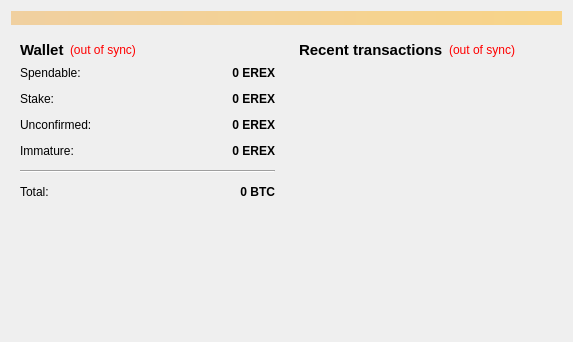
<?xml version="1.0" encoding="UTF-8"?>
<ui version="4.0">
 <class>OverviewPage</class>
 <widget class="QWidget" name="OverviewPage">
  <property name="geometry">
   <rect>
    <x>0</x>
    <y>0</y>
    <width>573</width>
    <height>342</height>
   </rect>
  </property>
  <property name="windowTitle">
   <string>Form</string>
  </property>
  <layout class="QVBoxLayout" name="topLayout">
   <item>
    <widget class="QLabel" name="labelAlerts">
     <property name="visible">
      <bool>false</bool>
     </property>
     <property name="styleSheet">
      <string notr="true">background-color: qlineargradient(x1: 0, y1: 0, x2: 1, y2: 0, stop:0 #F0D0A0, stop:1 #F8D488);  color:#000000
</string>
     </property>
     <property name="wordWrap">
      <bool>true</bool>
     </property>
     <property name="margin">
      <number>3</number>
     </property>
    </widget>
   </item>
   <item>
    <layout class="QHBoxLayout" name="horizontalLayout" stretch="1,1">
     <item>
      <layout class="QVBoxLayout" name="verticalLayout_2">
       <item>
        <widget class="QWidget" name="widget" native="true">
         <layout class="QVBoxLayout" name="verticalLayout_4">
          <item>
           <layout class="QHBoxLayout" name="horizontalLayout_4">
            <item>
             <widget class="QLabel" name="label_5">
              <property name="font">
               <font>
                <pointsize>11</pointsize>
                <weight>75</weight>
                <bold>true</bold>
               </font>
              </property>
              <property name="text">
               <string>Wallet</string>
              </property>
             </widget>
            </item>
            <item>
             <widget class="QLabel" name="labelWalletStatus">
              <property name="toolTip">
               <string>The displayed information may be out of date. Your wallet automatically synchronizes with the Erexcoin network after a connection is established, but this process has not completed yet.</string>
              </property>
              <property name="styleSheet">
               <string notr="true">QLabel { color: red; }</string>
              </property>
              <property name="text">
               <string notr="true">(out of sync)</string>
              </property>
              <property name="alignment">
               <set>Qt::AlignLeading|Qt::AlignLeft|Qt::AlignVCenter</set>
              </property>
             </widget>
            </item>
            <item>
             <spacer name="horizontalSpacer_2">
              <property name="orientation">
               <enum>Qt::Horizontal</enum>
              </property>
              <property name="sizeHint" stdset="0">
               <size>
                <width>40</width>
                <height>20</height>
               </size>
              </property>
             </spacer>
            </item>
           </layout>
          </item>
          <item>
           <layout class="QFormLayout" name="formLayout_2">
            <property name="fieldGrowthPolicy">
             <enum>QFormLayout::AllNonFixedFieldsGrow</enum>
            </property>
            <property name="horizontalSpacing">
             <number>12</number>
            </property>
            <property name="verticalSpacing">
             <number>12</number>
            </property>
            <item row="0" column="0">
             <widget class="QLabel" name="label">
              <property name="text">
               <string>Spendable:</string>
              </property>
             </widget>
            </item>
            <item row="0" column="1">
             <widget class="QLabel" name="labelBalance">
              <property name="font">
               <font>
                <weight>75</weight>
                <bold>true</bold>
               </font>
              </property>
              <property name="cursor">
               <cursorShape>IBeamCursor</cursorShape>
              </property>
              <property name="toolTip">
               <string>Your current spendable balance</string>
              </property>
              <property name="text">
               <string notr="true">0 EREX</string>
              </property>
              <property name="alignment">
               <set>Qt::AlignRight|Qt::AlignTrailing|Qt::AlignVCenter</set>
              </property>
              <property name="textInteractionFlags">
               <set>Qt::LinksAccessibleByMouse|Qt::TextSelectableByKeyboard|Qt::TextSelectableByMouse</set>
              </property>
             </widget>
            </item>
            <item row="1" column="0">
             <widget class="QLabel" name="label_6">
              <property name="text">
               <string>Stake:</string>
              </property>
             </widget>
            </item>
            <item row="1" column="1">
             <widget class="QLabel" name="labelStake">
              <property name="font">
               <font>
                <weight>75</weight>
                <bold>true</bold>
               </font>
              </property>
              <property name="cursor">
               <cursorShape>IBeamCursor</cursorShape>
              </property>
              <property name="toolTip">
               <string>Total of coins that was staked, and do not yet count toward the current balance</string>
              </property>
              <property name="text">
               <string notr="true">0 EREX</string>
              </property>
              <property name="alignment">
               <set>Qt::AlignRight|Qt::AlignTrailing|Qt::AlignVCenter</set>
              </property>
              <property name="textInteractionFlags">
               <set>Qt::LinksAccessibleByMouse|Qt::TextSelectableByKeyboard|Qt::TextSelectableByMouse</set>
              </property>
             </widget>
            </item>
            <item row="2" column="0">
             <widget class="QLabel" name="label_3">
              <property name="text">
               <string>Unconfirmed:</string>
              </property>
             </widget>
            </item>
            <item row="2" column="1">
             <widget class="QLabel" name="labelUnconfirmed">
              <property name="font">
               <font>
                <weight>75</weight>
                <bold>true</bold>
               </font>
              </property>
              <property name="cursor">
               <cursorShape>IBeamCursor</cursorShape>
              </property>
              <property name="toolTip">
               <string>Total of transactions that have yet to be confirmed, and do not yet count toward the current balance</string>
              </property>
              <property name="text">
               <string notr="true">0 EREX</string>
              </property>
              <property name="alignment">
               <set>Qt::AlignRight|Qt::AlignTrailing|Qt::AlignVCenter</set>
              </property>
              <property name="textInteractionFlags">
               <set>Qt::LinksAccessibleByMouse|Qt::TextSelectableByKeyboard|Qt::TextSelectableByMouse</set>
              </property>
             </widget>
            </item>
            <item row="3" column="0">
             <widget class="QLabel" name="labelImmatureText">
              <property name="text">
               <string>Immature:</string>
              </property>
             </widget>
            </item>
            <item row="3" column="1">
             <widget class="QLabel" name="labelImmature">
              <property name="font">
               <font>
                <weight>75</weight>
                <bold>true</bold>
               </font>
              </property>
              <property name="toolTip">
               <string>Mined balance that has not yet matured</string>
              </property>
              <property name="text">
               <string notr="true">0 EREX</string>
              </property>
              <property name="alignment">
               <set>Qt::AlignRight|Qt::AlignTrailing|Qt::AlignVCenter</set>
              </property>
              <property name="textInteractionFlags">
               <set>Qt::LinksAccessibleByMouse|Qt::TextSelectableByKeyboard|Qt::TextSelectableByMouse</set>
              </property>
             </widget>
            </item>
            <item row="4" column="0" colspan="2">
             <widget class="Line" name="line">
              <property name="orientation">
               <enum>Qt::Horizontal</enum>
              </property>
             </widget>
            </item>
            <item row="5" column="0">
             <widget class="QLabel" name="labelTotalText">
              <property name="text">
               <string>Total:</string>
              </property>
             </widget>
            </item>
            <item row="5" column="1">
             <widget class="QLabel" name="labelTotal">
              <property name="font">
               <font>
                <weight>75</weight>
                <bold>true</bold>
               </font>
              </property>
              <property name="cursor">
               <cursorShape>IBeamCursor</cursorShape>
              </property>
              <property name="toolTip">
               <string>Your current total balance</string>
              </property>
              <property name="text">
               <string notr="true">0 BTC</string>
              </property>
              <property name="alignment">
               <set>Qt::AlignRight|Qt::AlignTrailing|Qt::AlignVCenter</set>
              </property>
              <property name="textInteractionFlags">
               <set>Qt::LinksAccessibleByMouse|Qt::TextSelectableByKeyboard|Qt::TextSelectableByMouse</set>
              </property>
             </widget>
            </item>
           </layout>
          </item>
         </layout>
        </widget>
       </item>
       <item>
        <spacer name="verticalSpacer">
         <property name="orientation">
          <enum>Qt::Vertical</enum>
         </property>
         <property name="sizeHint" stdset="0">
          <size>
           <width>20</width>
           <height>40</height>
          </size>
         </property>
        </spacer>
       </item>
      </layout>
     </item>
     <item>
      <layout class="QVBoxLayout" name="verticalLayout_3">
       <item>
        <widget class="QWidget" name="widget_2" native="true">
         <layout class="QVBoxLayout" name="verticalLayout">
          <item>
           <layout class="QHBoxLayout" name="horizontalLayout_2">
            <item>
             <widget class="QLabel" name="label_4">
              <property name="font">
               <font>
                <pointsize>11</pointsize>
                <weight>75</weight>
                <bold>true</bold>
               </font>
              </property>
              <property name="text">
               <string>&lt;b&gt;Recent transactions&lt;/b&gt;</string>
              </property>
             </widget>
            </item>
            <item>
             <widget class="QLabel" name="labelTransactionsStatus">
              <property name="toolTip">
               <string>The displayed information may be out of date. Your wallet automatically synchronizes with the Erexcoin network after a connection is established, but this process has not completed yet.</string>
              </property>
              <property name="styleSheet">
               <string notr="true">QLabel { color: red; }</string>
              </property>
              <property name="text">
               <string notr="true">(out of sync)</string>
              </property>
              <property name="alignment">
               <set>Qt::AlignRight|Qt::AlignTrailing|Qt::AlignVCenter</set>
              </property>
             </widget>
            </item>
            <item>
             <spacer name="horizontalSpacer">
              <property name="orientation">
               <enum>Qt::Horizontal</enum>
              </property>
              <property name="sizeHint" stdset="0">
               <size>
                <width>40</width>
                <height>20</height>
               </size>
              </property>
             </spacer>
            </item>
           </layout>
          </item>
          <item>
           <widget class="QListView" name="listTransactions">
            <property name="styleSheet">
             <string notr="true">QListView { background: transparent; }</string>
            </property>
            <property name="frameShape">
             <enum>QFrame::NoFrame</enum>
            </property>
            <property name="verticalScrollBarPolicy">
             <enum>Qt::ScrollBarAlwaysOff</enum>
            </property>
            <property name="horizontalScrollBarPolicy">
             <enum>Qt::ScrollBarAlwaysOff</enum>
            </property>
            <property name="selectionMode">
             <enum>QAbstractItemView::NoSelection</enum>
            </property>
           </widget>
          </item>
         </layout>
        </widget>
       </item>
      </layout>
     </item>
    </layout>
   </item>
  </layout>
 </widget>
 <resources/>
 <connections/>
</ui>
